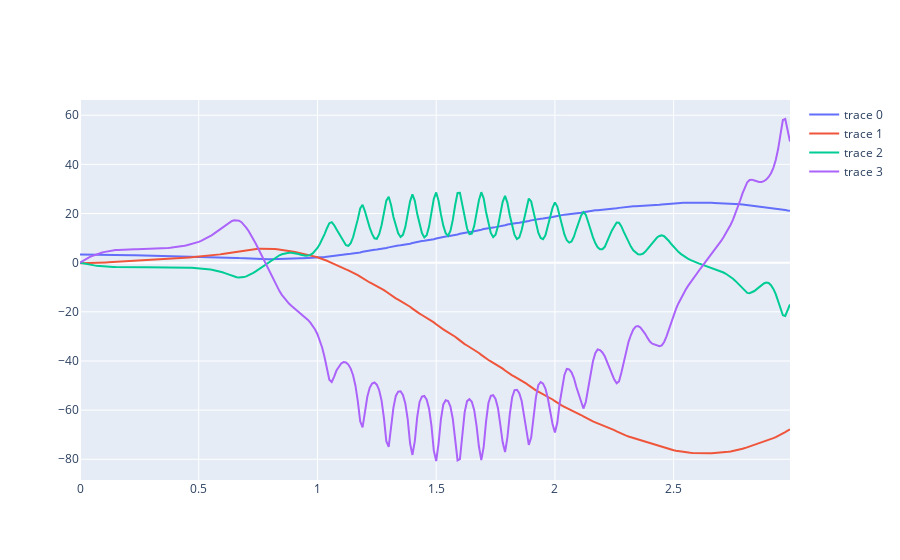

The notebook cell this image was saved under:
### Code cell
# ctrl = lambda x: (torch.zeros(1), torch.zeros(1), None)

ctrl = controllers.get_optimal_controller(vf)

# Q = torch.diag(torch.Tensor([1., 1., .1, .1]))
# R = torch.diag(torch.Tensor([1.]))
# x_nom = torch.Tensor([np.pi, 0., 0., 0.]).double()
# u_nom = torch.zeros(vf.u_dim[0]).type(vf.dtype)
# ctrl, S = controllers.get_lqr_controller(sys.dx, x_nom, u_nom, Q, R, vf.u_lo[0], vf.u_up[0])

# Q = torch.Tensor(S).type(vf.dtype)
# lqr_model = value_approximation.QuadraticModel(vf.x_dim[0], vf.dtype, Q=Q, q=-2.*Q@x_nom, c=x_nom@Q@x_nom)
# ctrl = controllers.get_sampling_infinite_horizon_controller(sys.dx, vf.step_cost, lqr_model, vf.u_lo[0], vf.u_up[0], vf.dt_lo, 500)

eps = .2
x0 = torch.Tensor([np.pi+eps, -eps, 0., 0.]).double()
x_traj_sim, t_traj_sim = controllers.sim_ctrl(x0, 1, sys.dx, ctrl, .1, 30)

fig = go.Figure()
for i in range(4):
    fig.add_trace(go.Scatter(
        x=t_traj_sim,
        y=x_traj_sim[i,:]
    ))
fig.show()

### Figure 1 — Plotly figure (JSON) as saved in the notebook; plotly's stock layout.template omitted (floating-point values rounded to 4 significant figures; data arrays with more than 128 entries replaced by an {"elided": "..."} marker saying what was removed)
{"data": [{"type": "scatter", "x": {"elided": "309 float values"}, "y": {"elided": "309 float values"}}, {"type": "scatter", "x": {"elided": "309 float values"}, "y": {"elided": "309 float values"}}, {"type": "scatter", "x": {"elided": "309 float values"}, "y": {"elided": "309 float values"}}, {"type": "scatter", "x": {"elided": "309 float values"}, "y": {"elided": "309 float values"}}], "layout": {}}
